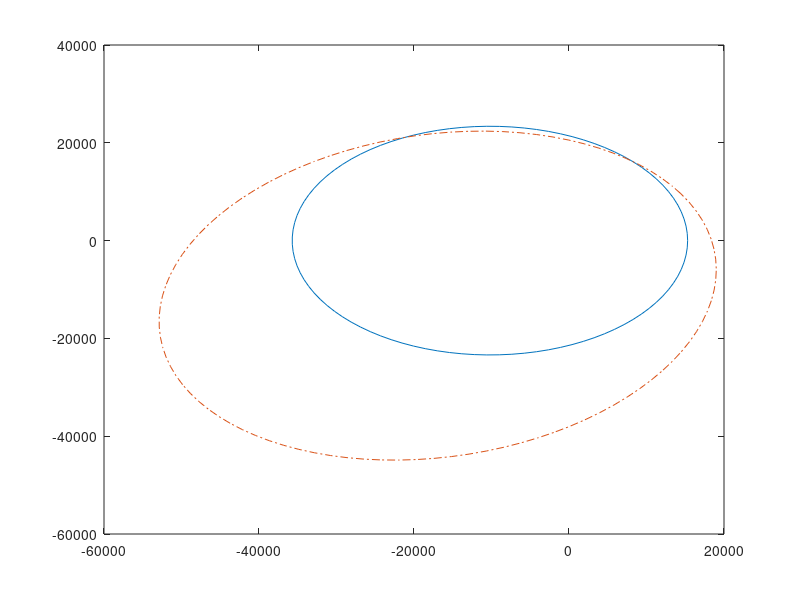

Source code (MATLAB): (Note: this script raises an error after producing the figure.)
R_earth = 6378.1363; % [km]
Gm_earth = 398600.4415;

a = 4*R_earth;
fprintf("Semi major axis: %.4e km\n", a);
e = 0.4;
fprintf("eccentricity: %.4e\n", e);
TA = 135; %[deg]

d_v = 0.90; % [km/sec]
alpha_angle = 45; % [deg]

% calc p
p = a*(1-e^2);
fprintf("semilatus rectum: %.4e km\n", p);

% calc r at maneuver point
r = p/(1+e*cosd(TA));
fprintf("r at maneuver point: %.4e km\n", r);

% calc v new
v_old = sqrt(2*((Gm_earth/r) - (Gm_earth/(2*a))));
fprintf("velocity magnitude before maneuver: %.4e km/sec\n", v_old);

% calc gamma_old
gamma_old = acosd(sqrt(p*Gm_earth)/(r*v_old));
fprintf("FPA before maneuver: %.4e deg\n", gamma_old);

% calc v vector old
v_vector_old = [v_old*sind(gamma_old) v_old*cosd(gamma_old)];
fprintf("Velocity vector before maneuver: %.4e km/s %.4e km/s\n", v_vector_old(1), v_vector_old(2));

% calc maneuver d_v_vector
d_v_vector_vnb = [ d_v*cosd(alpha_angle) d_v*sind(alpha_angle) ];
fprintf("Delta v vector in VNB: %.4e km/s V^ %.4e km/s N^\n", d_v_vector_vnb(1), d_v_vector_vnb(2));
TM_vnb_to_polar = [ sind(gamma_old) cosd(gamma_old); cosd(gamma_old) -sind(gamma_old)];
d_v_vector_polar = d_v_vector_vnb*TM_vnb_to_polar;
fprintf("Delta v vector in polar: %.4e km/s r^ %.4e km/s theta^\n", d_v_vector_polar(1), d_v_vector_polar(2));
TM_polar_to_inertial = [ cosd(TA) sind(TA); -sind(TA) cosd(TA)];
d_v_vector_inertial = d_v_vector_polar*TM_polar_to_inertial;
fprintf("Delta v vector in inertial: %.4e km/s e^ %.4e km/s p^\n", d_v_vector_inertial(1), d_v_vector_inertial(2));


% express r and v in inertial frame
TM_inertial = [ cosd(TA) sind(TA); -sind(TA) cosd(TA)];
r_inertial = [r 0] * TM_inertial;
v_inertial_old = v_vector_old * TM_inertial;
fprintf("r_inertial: %.4e km e^ %.4e km p^\n", r_inertial(1), r_inertial(2));
fprintf("v_inertial before maneuver: %.4e km/s e^ %.4e km/s p^\n", v_inertial_old(1), v_inertial_old(2));

% express r and v in VNB frame
TM_vnb = [ cosd(90-gamma_old) sind(90-gamma_old); cosd(gamma_old) -sind(gamma_old)];
r_vnb = [r 0] * TM_vnb;
v_vnb_old = v_vector_old * TM_vnb;
fprintf("r_vnb: %.4e km v^ %.4e km b^\n", r_vnb(1), r_vnb(2));
fprintf("v_vnb before maneuver: %.4e km/s v^ %.4e km/s b^\n", v_vnb_old(1), v_vnb_old(2));

% find v_new
v_new = sqrt((v_old^2) + (d_v^2) - (2*v_old*d_v*cosd(180-alpha_angle)));
fprintf("v_new magnitude: %.4e km/sec\n", v_new);

% find d_gamma
d_gamma = acosd((d_v^2-v_old^2-v_new^2)/(-2*v_old*v_new));
fprintf("d_gamma: %.4e deg\n", d_gamma);
gamma_new = gamma_old + d_gamma;
fprintf("gamma_new: %.4e deg\n", gamma_new);

% find vector new
v_vector_new = [v_new*sind(gamma_new) v_new*cosd(gamma_new)];
fprintf("Velocity vector after maneuver: %.4e km/s r^ %.4e km/s theta^\n", v_vector_new(1), v_vector_new(2));

% express r and v in inertial frame
v_inertial_new = v_vector_new * TM_inertial;
fprintf("v_inertial after maneuver: %.4e km/s e^ %.4e km/s p^\n", v_inertial_new(1), v_inertial_new(2));
v_vnb_new = v_vector_new * TM_vnb;
fprintf("v_vnb after maneuver: %.4e km/s v^ %.4e km/s b^\n", v_vnb_new(1), v_vnb_new(2));

% calc h (specific angular momentum)
h = r*v_vector_new(2);
fprintf("specific angular momentum: %.4e km^2/sec\n", h);
p_new = h^2/Gm_earth;
fprintf("semilatus rectum after maneuver: %.4e km\n", p_new);

% calc new specific energy
specific_energy_new = ((v_new^2)/2) - (Gm_earth/r);
fprintf("specific energy after maneuver: %.4e km^2/sec^2\n", specific_energy_new);

% calc new semi major axis
a_new = -Gm_earth/(2*specific_energy_new);
fprintf("semi major axis after maneuver: %.4e km\n", a_new);

% calc new eccentricity
e_new = sqrt(1-(p_new/a_new));
fprintf("eccentricity after maneuver: %.4e\n", e_new);

% calc new period
period_new = 2*pi*sqrt((a_new^3)/Gm_earth);
fprintf("period after maneuver: %.4e sec\n", period_new);
fprintf("period after maneuver: %.4e hours\n", period_new/3600);
fprintf("period after maneuver: %.4e days\n", period_new/3600/24);

% calc new periapsis radius
rp_new = a_new*(1-e_new);
fprintf("rp after maneuver: %.4e km\n", rp_new);

% calc new TA
TA_new = acosd((p_new/(r*e_new))-(1/e_new));
fprintf("True Anomaly after maneuver: %.4e deg\n", TA_new);
fprintf("True Anomaly after maneuver: %.4e rad\n", deg2rad(TA_new));

% calc EA
EA_new = 2*atan(sqrt((1-e_new)/(1+e_new))*tand(TA_new/2));
fprintf("Eccentric Anomaly: %.4e rad\n", EA_new);
fprintf("Eccentric Anomaly: %.4e deg\n", rad2deg(EA_new));

% calc MA
MA_new = EA_new-e_new*sin(EA_new);
fprintf("Mean Anomaly: %.4e rad\n", MA_new);
fprintf("Mean Anomaly: %.4e deg\n", rad2deg(MA_new));

%calc time since periapsis
t_since_tp = MA_new*sqrt((a_new^3)/Gm_earth);
fprintf("time since periapsis: %.4e sec\n", t_since_tp);
fprintf("time since periapsis: %.4e hours\n", t_since_tp/3600);
fprintf("time since periapsis: %.4e days\n", t_since_tp/3600/24);

d_little_omega = -TA_new + TA;
fprintf("shift in little omega: %.4e deg\n", d_little_omega);

% plot the original orbit
b = a * sqrt( 1 - (e^2) );
fprintf('old Semi-major Axis (a): %.7e[km]\n', a);
fprintf('old Semi-minor Axis (b): %.7e[km]\n', b);

% original orbit
t = linspace(0, 2*pi);
x = a * cos(t) - (a*e);
y = b * sin(t);
plot(x,y);
hold on;

% new orbit
b_new = a_new * sqrt( 1 - (e_new^2) );
theta = deg2rad(d_little_omega);
fprintf('new Semi-minor Axis (b_new): %.7e[km]\n', b_new);
% use the general parametric equation for rotated ellipse
x_new = a_new*cos(t)*cos(theta) - b_new*sin(t)*sin(theta) - (a_new*e_new*cos(theta));
y_new = b_new*sin(t)*cos(theta) + a_new*cos(t)*sin(theta) - (a_new*e_new*sin(theta));
plot(x_new,y_new, '-.');
hold on;

% center lines
xline(0);
yline(0);
hold on;

daspect([1 1 1]);
grid on;
hold off;
xlim([-6e4 3e4])
ylim([-5e4 3e4])
legend('orbit before maneuver', 'orbit after maneuver')
%axis auto;
title("Orbit of spacecraft around Earth-Lillian Shido")
xlabel("Distance [km]")
ylabel("Distance [km]")

